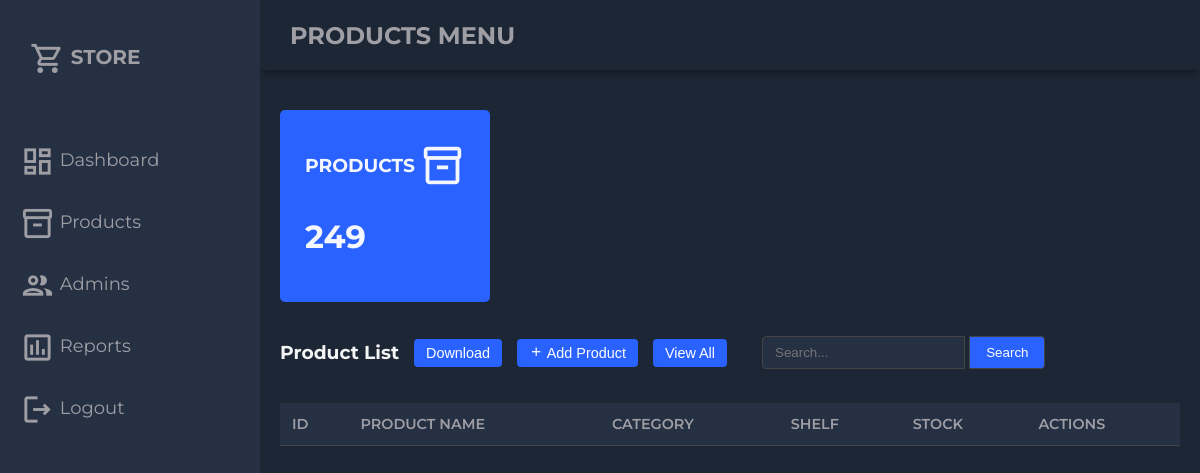
The page /products.php on the database as committed earlier.
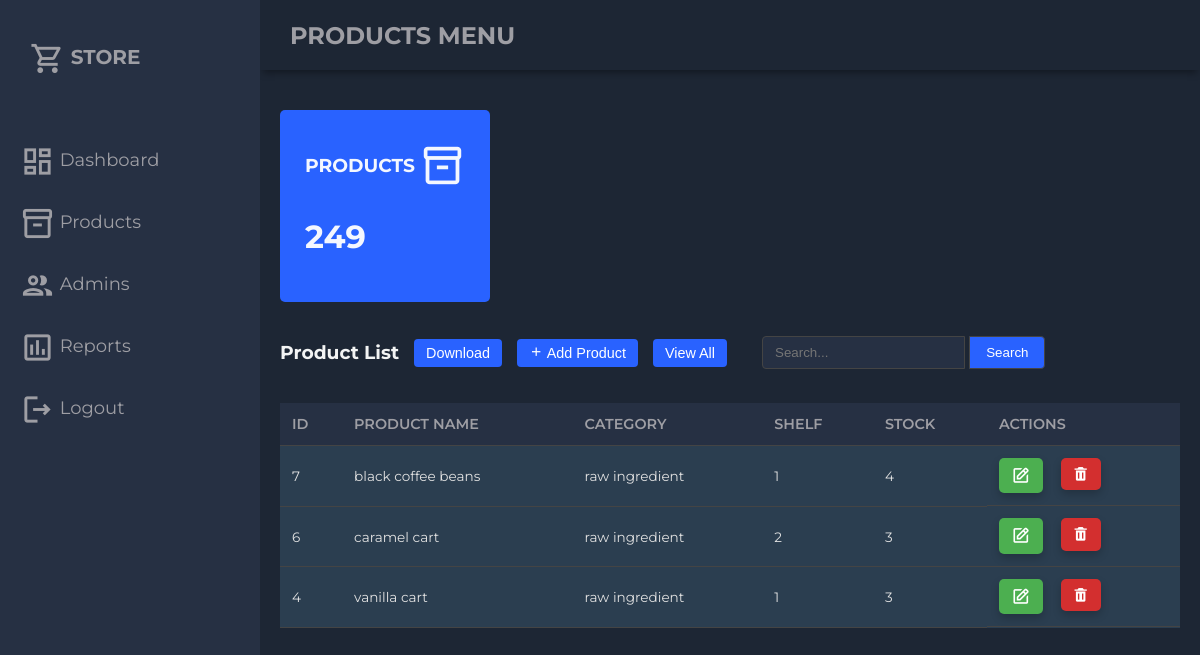
The same page on the database as committed later.
### tables this page shows
CREATE TABLE `rack_product` (
  `productID` int(11) NOT NULL,
  `ProductName` varchar(255) NOT NULL,
  `Category` varchar(255) NOT NULL,
  `shelf` varchar(50) NOT NULL,
  `UnitsInStock` int(50) NOT NULL
);

### products.php (the view, shortened to what this page needs)
<?php
$mysqli = connection();
$search = '';
if (isset($_GET['search'])) {
    $search = $mysqli->real_escape_string($_GET['search']);
    $sql = "SELECT * FROM rack_product WHERE ProductName LIKE '%$search%' ORDER BY productID DESC";
} else {
    $sql = "SELECT * FROM rack_product ORDER BY productID DESC";
}
$result = $mysqli->query($sql);
?>
<!DOCTYPE html>
<html lang="en">
  <head>
    <link href='https://unpkg.com/boxicons@2.1.4/css/boxicons.min.css' rel='stylesheet'>
    <link rel="stylesheet" href="style2.css">
  </head>
  <body>
    <div class="grid-container">
      <header class="header">
        <div class="header-left">
        <h2>PRODUCTS MENU</h2>
        </div>
      </header>
      <aside id="sidebar">
        <div class="sidebar-title">
          <div class="sidebar-brand">
            <span class="material-icons-outlined">shopping_cart</span> STORE
          </div>
        </div>
        <ul class="sidebar-list">
			<li class="sidebar-list-item">
            <a href="dashboard.php">
                <span class="material-icons-outlined">dashboard</span> Dashboard
            </a>
        	</li>
          <li class="sidebar-list-item">
            <a href="products.php">
              <span class="material-icons-outlined">inventory_2</span> Products
            </a>
          </li>
          <li class="sidebar-list-item">
            <a href="#" target="_blank">
              <span class="material-icons-outlined">group</span> Admins
            </a>
          </li>
          <li class="sidebar-list-item">
            <a href="#" target="_blank">
              <span class="material-icons-outlined">poll</span> Reports
            </a>
          </li>
          <li class ="sidebar-list-item">
          <a href="logout.php" class="logout-link">
            <span class="material-icons-outlined">logout</span>
            <span class="nav-text">Logout</span>
          </a>
        </ul>
      </aside>
      <main class="main-container">
        <div class="main-cards">
         <div class="card">
            <div class="card-inner">
              <h3>PRODUCTS</h3>
              <span class="material-icons-outlined">inventory_2</span>
            </div>
            <h1>249</h1>
         </div>
        </div>
        <div class="table-data">
        <div class="dep">
           <div class="head">
             <h3>Product List</h3>
             <form method="POST" action="downloadrecords.php" style="display:inline;">
                     <button type="submit" name="btnDownload" class="button">
                      <span class="bxs-text">Download</span>
                       </button>
                        </form>
               <form action="dashboard_add.php" style="display:inline;">
                     <button class="button">
                   <i class='bx bx-plus'></i>
                  <span class="bxs-text">Add Product</span>
                 </button>
             </form>
             <form action="<?php echo htmlspecialchars($_SERVER['PHP_SELF']); ?>" method="get" style="display:inline;">
                  <button type="submit" name="viewAll" class="button">
                    <span class="bxs-text">View All</span>
                  </button>
            </form>
            <div class="user-info">
                    <div class="search-box">
                        <form action="<?php echo htmlspecialchars($_SERVER['PHP_SELF']); ?>" method="get">
                            <input type="text" name="search" placeholder="Search..." value="<?php echo htmlspecialchars($search); ?>">
                            <input type="submit" value="Search">
                        </form>
                    </div>
                </div>
            </div>
          <table>
          <thead>
              <tr>
          <th>ID</th>
          <th>Product Name</th>
          <th>Category</th>
         <th>Shelf</th>
          <th>Stock</th>
         <th>Actions</th>
        </tr>
        </thead>
        <tbody>
        <?php
           while ($row = $result->fetch_assoc()) {
       ?>
        <tr>
              <td><?php echo htmlspecialchars($row['productID']); ?></td>
             <td><?php echo htmlspecialchars($row['ProductName']); ?></td>
              <td><?php echo htmlspecialchars($row['Category']); ?></td>
              <td><?php echo htmlspecialchars($row['shelf']); ?></td>
              <td><?php echo htmlspecialchars($row['UnitsInStock']); ?></td>
              <td class="button_form">
     <a href="dashboard_edit.php?ID=<?php echo htmlspecialchars($row['productID']); ?>" class="button_edit">
      <i class='bx bx-edit'></i>
         </a>
    <form action="dashboard_delete.php" method="get" style="display:inline;">
      <button class="button_delete" type="submit" onclick="return confirm('Are you sure you want to delete this record?')">
        <i class='bx bxs-trash'></i>
            </form>
              </td>
               </tr>
     <?php
     }
      ?>
        </tbody>
        </table>
        </div>
      </main>
    </div>
  </body>
</html>

### style2.css (style rules this page uses)
body { margin: 0; padding: 0; background-color: #1d2634; color: #9e9ea4; font-family: 'Montserrat', sans-serif; }
.material-icons-outlined { vertical-align: middle; line-height: 1px; font-size: 35px; }
.grid-container { display: grid; grid-template-columns: 260px 1fr 1fr 1fr; grid-template-rows: 0.2fr 3fr; grid-template-areas: 'sidebar header header header' 'sidebar main main main'; height: 100vh; }
.header { grid-area: header; height: 70px; display: flex; align-items: center; justify-content: space-between; padding: 0 30px 0 30px; box-shadow: 0 6px 7px -3px rgba(0, 0, 0, 0.35); }
#sidebar { grid-area: sidebar; height: 100%; background-color: #263043; overflow-y: auto; transition: all 0.5s; -webkit-transition: all 0.5s; }
.sidebar-title { display: flex; justify-content: space-between; align-items: center; padding: 30px 30px 30px 30px; margin-bottom: 30px; }
.sidebar-brand { margin-top: 15px; font-size: 20px; font-weight: 700; }
.sidebar-list { padding: 0; margin-top: 15px; list-style-type: none; }
.sidebar-list-item { padding: 20px 20px 20px 20px; font-size: 18px; }
.sidebar-list-item > a { text-decoration: none; color: #9e9ea4; }
.main-container { grid-area: main; overflow-y: auto; padding: 20px 20px; color: rgba(255, 255, 255, 0.95); }
.main-cards { display: grid; grid-template-columns: 1fr 1fr 1fr 1fr; gap: 20px; margin: 20px 0; }
.card { display: flex; flex-direction: column; justify-content: space-around; padding: 25px; border-radius: 5px; }
.card:first-child { background-color: #2962ff; }
.card-inner { display: flex; align-items: center; justify-content: space-between; }
.card-inner > .material-icons-outlined { font-size: 45px; }
.main-container .table-data table { width: 100%; border-collapse: collapse; margin-top: 20px; background-color: #2b3e50; color: #f0f0f0; }
.main-container .table-data th, .main-container .table-data td { padding: 12px; text-align: left; border-bottom: 1px solid #444; }
.main-container .table-data th { background-color: #263043; color: #9e9ea4; font-weight: 600; font-size: 0.9em; text-transform: uppercase; }
.main-container .table-data td { font-size: 0.85em; color: #e2e2e2; }
.main-container .table-data .button { margin-right: 8px; padding: 6px 12px; background-color: #2962ff; color: #ffffff; border: none; border-radius: 4px; cursor: pointer; font-size: 0.8em; }
.main-container .table-data .head { display: flex; align-items: center; justify-content: flex-start; gap: 15px; }
.main-container .table-data .head .button { padding: 6px 12px; background-color: #2962ff; color: #ffffff; border: none; border-radius: 4px; cursor: pointer; font-size: 0.9em; margin-right: 5px; }
.main-container .table-data .head .button:last-of-type { margin-right: 0; }
.main-container .table-data .user-info { margin-left: 20px; }
.main-container .user-info .search-box input[type="text"] { padding: 8px 12px; border: 1px solid #444; border-radius: 4px 0 0 4px; background-color: #263043; color: #e2e2e2; }
.main-container .user-info .search-box input[type="submit"] { padding: 8px 16px; border: 1px solid #444; border-radius: 0 4px 4px 0; background-color: #2962ff; color: #ffffff; cursor: pointer; transition: background-color 0.3s; }
.main-container .table-data .button_form a { color: #4caf50; margin-right: 10px; font-size: 1.2em; text-decoration: none; transition: color 0.3s; }
.button_form { display: flex; gap: 8px; }
.button_edit { display: inline-flex; align-items: center; justify-content: center; background-color: #4caf50; color: #ffffff; border-radius: 5px; padding: 8px 12px; font-size: 1em; text-decoration: none; transition: background-color 0.3s, box-shadow 0.3s; box-shadow: 0px 4px 8px rgba(0, 0, 0, 0.2); }
.button_edit i { color: #ffffff; }
.button_delete { display: inline-flex; align-items: center; justify-content: center; background-color: #d32f2f; color: #ffffff; border: none; border-radius: 5px; padding: 8px 12px; font-size: 1em; cursor: pointer; transition: background-color 0.3s, box-shadow 0.3s; box-shadow: 0px 4px 8px rgba(0, 0, 0, 0.2); }
.button_form i { font-size: 1.2em; vertical-align: middle; }

Rows that differ between the two databases and show on the page:
added rack_product: productID "7", ProductName "black coffee beans", Category "raw ingredient", shelf "1", UnitsInStock "4"
added rack_product: productID "6", ProductName "caramel cart", Category "raw ingredient", shelf "2", UnitsInStock "3"
added rack_product: productID "4", ProductName "vanilla cart", Category "raw ingredient", shelf "1", UnitsInStock "3"
